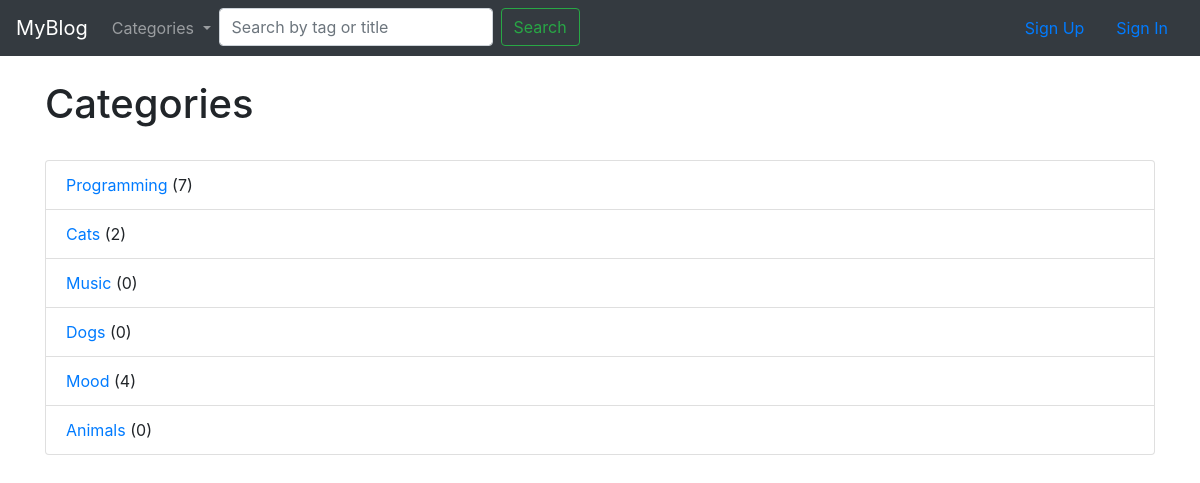
Screenshot of /blog/category/ with the database file from the repository.
### blog/models.py (models this page shows, shortened)
class Category(models.Model):
    name = models.CharField(max_length=150)
    def __str__(self):
        return self.name

### blog/views.py (the view)
# urls.py: path('category/', views.CategoryAllView.as_view(), name='category_all')
class CategoryAllView(generic.ListView):
    template_name = 'blog/category_list.html'
    context_object_name = 'cat_list'
    def get_queryset(self):
        return Category.objects.all()
    def get_context_data(self, **kwargs):
        categories = Category.objects.all().annotate(posts_count=Count('blogpost'))
        data = super(CategoryAllView, self).get_context_data(**kwargs)
        data['categories'] = categories
        return data

### blog/custom_context_processor.py (called while the page is built)
def subject_renderer(request):
    return {
        'cat_menu': Category.objects.all(),
    }

### blog/templates/blog/category_list.html (shortened to what this page needs)
{% extends 'base.html' %}
{% block content %}
<h1>Categories<strong>{{ cat }}</strong></h1>
    <br/>
{% if cat_list %}
<ul class="list-group">
    {% for category in categories %}
        <li class="list-group-item">
            <a href="{% url 'blog:category' category.name %}"> {{ category.name }} </a> ({{category.posts_count}})
        </li>
    {% endfor %}
</ul>
{% else %}
    <p>No categories available</p>
{% endif %}
 {% endblock %}

### blog/templates/base.html (shortened to what this page needs)
<!doctype html>
<html lang="en">
  <head>
    <link rel="stylesheet" href="https://cdn.jsdelivr.net/npm/bootstrap@4.5.3/dist/css/bootstrap.min.css">
  </head>
  <body>
  <nav class="navbar navbar-expand-lg navbar-dark bg-dark">
  <a class="navbar-brand" href="{% url 'blog:index' %}">MyBlog</a>
  <div class="collapse navbar-collapse" id="navbarSupportedContent">
    <ul class="navbar-nav mr-auto">
    <li class="nav-item dropdown">
       <a class="nav-link dropdown-toggle" href="#" id="navbarDropdown" role="button" data-toggle="dropdown" aria-haspopup="true" aria-expanded="false">
          Categories
        </a>
      </li>
        <li>
            <form action="{% url 'blog:search_by_tag'%}"  class="form-inline my-2 my-lg-0" method="get">
      <input name="tag" class="form-control mr-sm-2" type="search" placeholder="Search by tag or title" aria-label="Search">
      <button class="btn btn-outline-success my-2 my-sm-0" type="submit">Search</button>
    </form>
        </li>
    </ul>
      <ul class="nav justify-content-end">
          {% if user.is_authenticated %}
              <li class="nav-item">
               <a class="nav-link disabled" href="#" tabindex="-1" aria-disabled="true">Signed in as: {{ user.get_username }}</a>
              </li>
               <li class="nav-item dropdown">
       <a class="nav-link dropdown-toggle" href="#" id="navbarDropdown" role="button" data-toggle="dropdown" aria-haspopup="true" aria-expanded="false">
          Profile
        </a>
        <div class="dropdown-menu" aria-labelledby="navbarDropdown">
            {% if user.userprofile.id %}
            <a class="dropdown-item" href="{% url 'users:profile' user.userprofile.id %}">My Profile Page</a>
            <a class="dropdown-item" href="{% url 'users:edit_profile' user.userprofile.id  %}">Edit Profile Page</a>
                {% else %}
            <a class="dropdown-item" href="{% url 'users:create_profile' %}">Create Profile Page</a>
                {% endif %}
        <a class="dropdown-item" href="{% url 'users:edit' %}">Edit Settings</a>
        </div>
      </li>
              <li class="nav-item">
                <a class="nav-link" href="{% url 'logout' %}">Sign Out</a>
              </li>
          {% else %}
          <li class="nav-item">
        <a class="nav-link" href="{% url 'users:register' %}">Sign Up</a>
      </li>
        <li class="nav-item">
        <a class="nav-link" href="{% url 'login' %}">Sign In</a>
      </li>
          {% endif %}
      </ul>
  </div>
</nav>
  <br/>
    <div class="container">
    {% block content %}
    {% endblock %}
    </div>
  </body>
</html>

### rows the page displays
Category: name "Programming", posts_count "7"
Category: name "Cats", posts_count "2"
Category: name "Music", posts_count "0"
Category: name "Dogs", posts_count "0"
Category: name "Mood", posts_count "4"
Category: name "Animals", posts_count "0"
